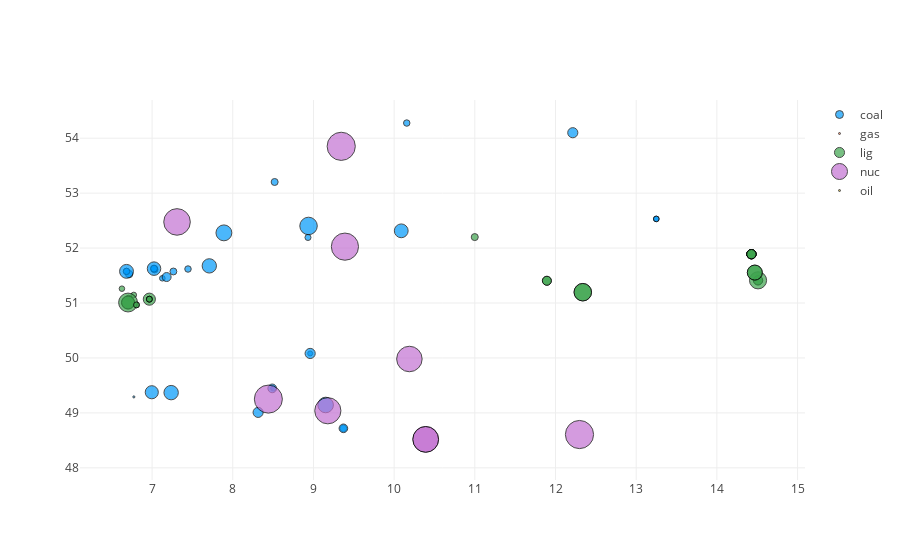

The code cell stored with this chart in its notebook:
### Markdown cell above
## Plotting the Plants

### Code cell
map=scatter(data["node_data"][indx("nodeno","plant_con","node_data"),:Long],data["node_data"][indx("nodeno","plant_con","node_data"),:Lat],ms=g_opt[:,1]./100,group=data["plant_con"][:fuel])
map

### Figure 1 — Plotly figure (JSON) as saved in the notebook; plotly's stock layout.template omitted (floating-point values rounded to 4 significant figures)
{"data": [{"colorbar": {"title": ""}, "marker": {"color": ["rgba(0, 154, 250, 1.000)", "rgba(0, 154, 250, 1.000)", "rgba(0, 154, 250, 1.000)", "rgba(0, 154, 250, 1.000)", "rgba(0, 154, 250, 1.000)", "rgba(0, 154, 250, 1.000)", "rgba(0, 154, 250, 1.000)", "rgba(0, 154, 250, 1.000)", "rgba(0, 154, 250, 1.000)", "rgba(0, 154, 250, 1.000)", "rgba(0, 154, 250, 1.000)", "rgba(0, 154, 250, 1.000)", "rgba(0, 154, 250, 1.000)", "rgba(0, 154, 250, 1.000)", "rgba(0, 154, 250, 1.000)", "rgba(0, 154, 250, 1.000)", "rgba(0, 154, 250, 1.000)", "rgba(0, 154, 250, 1.000)", "rgba(0, 154, 250, 1.000)", "rgba(0, 154, 250, 1.000)", "rgba(0, 154, 250, 1.000)", "rgba(0, 154, 250, 1.000)", "rgba(0, 154, 250, 1.000)", "rgba(0, 154, 250, 1.000)", "rgba(0, 154, 250, 1.000)", "rgba(0, 154, 250, 1.000)", "rgba(0, 154, 250, 1.000)", "rgba(0, 154, 250, 1.000)", "rgba(0, 154, 250, 1.000)", "rgba(0, 154, 250, 1.000)", "rgba(0, 154, 250, 1.000)", "rgba(0, 154, 250, 1.000)", "rgba(0, 154, 250, 1.000)", "rgba(0, 154, 250, 1.000)", "rgba(0, 154, 250, 1.000)", "rgba(0, 154, 250, 1.000)", "rgba(0, 154, 250, 1.000)", "rgba(0, 154, 250, 1.000)"], "line": {"color": ["rgba(0, 0, 0, 1.000)", "rgba(0, 0, 0, 1.000)", "rgba(0, 0, 0, 1.000)", "rgba(0, 0, 0, 1.000)", "rgba(0, 0, 0, 1.000)", "rgba(0, 0, 0, 1.000)", "rgba(0, 0, 0, 1.000)", "rgba(0, 0, 0, 1.000)", "rgba(0, 0, 0, 1.000)", "rgba(0, 0, 0, 1.000)", "rgba(0, 0, 0, 1.000)", "rgba(0, 0, 0, 1.000)", "rgba(0, 0, 0, 1.000)", "rgba(0, 0, 0, 1.000)", "rgba(0, 0, 0, 1.000)", "rgba(0, 0, 0, 1.000)", "rgba(0, 0, 0, 1.000)", "rgba(0, 0, 0, 1.000)", "rgba(0, 0, 0, 1.000)", "rgba(0, 0, 0, 1.000)", "rgba(0, 0, 0, 1.000)", "rgba(0, 0, 0, 1.000)", "rgba(0, 0, 0, 1.000)", "rgba(0, 0, 0, 1.000)", "rgba(0, 0, 0, 1.000)", "rgba(0, 0, 0, 1.000)", "rgba(0, 0, 0, 1.000)", "rgba(0, 0, 0, 1.000)", "rgba(0, 0, 0, 1.000)", "rgba(0, 0, 0, 1.000)", "rgba(0, 0, 0, 1.000)", "rgba(0, 0, 0, 1.000)", "rgba(0, 0, 0, 1.000)", "rgba(0, 0, 0, 1.000)", "rgba(0, 0, 0, 1.000)", "rgba(0, 0, 0, 1.000)", "rgba(0, 0, 0, 1.000)", "rgba(0, 0, 0, 1.000)"], "width": 1}, "size": [6.72, 8.66, 14.34, 5.64, 5.64, 14.42, 7, 6.9, 7.4, 2.12, 6.9, 6.9, 0, 6.9, 13.52, 4.98, 10.2, 15.56, 5.6, 8.98, 13.8, 15.88, 10.1, 6.46, 6.48, 2.787, 5.1, 0, 8.7, 17.5, 6.06, 13.12, 10.16, 0, 6.36, 6.44, 13.9, 0], "symbol": "circle"}, "mode": "markers", "name": "coal", "showlegend": true, "type": "scatter", "x": [9.371, 9.371, 7.709, 13.25, 13.25, 7.236, 8.519, 7.264, 6.715, 6.774, 7.031, 7.024, 7.024, 7.024, 7.024, 8.959, 8.959, 9.151, 7.127, 7.18, 10.09, 7.89, 8.314, 10.16, 7.445, 8.489, 8.501, 8.501, 8.489, 8.939, 8.932, 6.996, 12.21, 11.64, 6.683, 6.683, 6.683, 6.683], "xaxis": "x1", "y": [48.72, 48.72, 51.68, 52.53, 52.53, 49.37, 53.2, 51.57, 51.53, 49.29, 51.61, 51.63, 51.63, 51.63, 51.63, 50.08, 50.08, 49.14, 51.45, 51.47, 52.31, 52.28, 49.01, 54.28, 51.62, 49.45, 49.45, 49.45, 49.45, 52.4, 52.19, 49.38, 54.1, 48.18, 51.58, 51.58, 51.58, 51.58], "yaxis": "y1"}, {"colorbar": {"title": ""}, "marker": {"color": ["rgba(227, 111, 71, 1.000)", "rgba(227, 111, 71, 1.000)", "rgba(227, 111, 71, 1.000)", "rgba(227, 111, 71, 1.000)", "rgba(227, 111, 71, 1.000)", "rgba(227, 111, 71, 1.000)", "rgba(227, 111, 71, 1.000)", "rgba(227, 111, 71, 1.000)", "rgba(227, 111, 71, 1.000)", "rgba(227, 111, 71, 1.000)", "rgba(227, 111, 71, 1.000)", "rgba(227, 111, 71, 1.000)"], "line": {"color": ["rgba(0, 0, 0, 1.000)", "rgba(0, 0, 0, 1.000)", "rgba(0, 0, 0, 1.000)", "rgba(0, 0, 0, 1.000)", "rgba(0, 0, 0, 1.000)", "rgba(0, 0, 0, 1.000)", "rgba(0, 0, 0, 1.000)", "rgba(0, 0, 0, 1.000)", "rgba(0, 0, 0, 1.000)", "rgba(0, 0, 0, 1.000)", "rgba(0, 0, 0, 1.000)", "rgba(0, 0, 0, 1.000)"], "width": 1}, "size": [0, 0, 0, 0, 0, 0, 0, 0, 0, 0, 0, 0], "symbol": "circle"}, "mode": "markers", "name": "gas", "showlegend": true, "type": "scatter", "x": [8.409, 7.207, 7.931, 7.931, 8.314, 6.843, 7.309, 7.309, 7.309, 8.408, 9.53, 11.58], "xaxis": "x1", "y": [53.19, 53.34, 51.67, 51.67, 49.01, 50.86, 52.48, 52.48, 52.48, 49.53, 53.62, 48.76], "yaxis": "y1"}, {"colorbar": {"title": ""}, "marker": {"color": ["rgba(62, 164, 78, 1.000)", "rgba(62, 164, 78, 1.000)", "rgba(62, 164, 78, 1.000)", "rgba(62, 164, 78, 1.000)", "rgba(62, 164, 78, 1.000)", "rgba(62, 164, 78, 1.000)", "rgba(62, 164, 78, 1.000)", "rgba(62, 164, 78, 1.000)", "rgba(62, 164, 78, 1.000)", "rgba(62, 164, 78, 1.000)", "rgba(62, 164, 78, 1.000)", "rgba(62, 164, 78, 1.000)", "rgba(62, 164, 78, 1.000)", "rgba(62, 164, 78, 1.000)", "rgba(62, 164, 78, 1.000)", "rgba(62, 164, 78, 1.000)", "rgba(62, 164, 78, 1.000)", "rgba(62, 164, 78, 1.000)", "rgba(62, 164, 78, 1.000)", "rgba(62, 164, 78, 1.000)", "rgba(62, 164, 78, 1.000)", "rgba(62, 164, 78, 1.000)", "rgba(62, 164, 78, 1.000)", "rgba(62, 164, 78, 1.000)", "rgba(62, 164, 78, 1.000)", "rgba(62, 164, 78, 1.000)", "rgba(62, 164, 78, 1.000)", "rgba(62, 164, 78, 1.000)", "rgba(62, 164, 78, 1.000)", "rgba(62, 164, 78, 1.000)"], "line": {"color": ["rgba(0, 0, 0, 1.000)", "rgba(0, 0, 0, 1.000)", "rgba(0, 0, 0, 1.000)", "rgba(0, 0, 0, 1.000)", "rgba(0, 0, 0, 1.000)", "rgba(0, 0, 0, 1.000)", "rgba(0, 0, 0, 1.000)", "rgba(0, 0, 0, 1.000)", "rgba(0, 0, 0, 1.000)", "rgba(0, 0, 0, 1.000)", "rgba(0, 0, 0, 1.000)", "rgba(0, 0, 0, 1.000)", "rgba(0, 0, 0, 1.000)", "rgba(0, 0, 0, 1.000)", "rgba(0, 0, 0, 1.000)", "rgba(0, 0, 0, 1.000)", "rgba(0, 0, 0, 1.000)", "rgba(0, 0, 0, 1.000)", "rgba(0, 0, 0, 1.000)", "rgba(0, 0, 0, 1.000)", "rgba(0, 0, 0, 1.000)", "rgba(0, 0, 0, 1.000)", "rgba(0, 0, 0, 1.000)", "rgba(0, 0, 0, 1.000)", "rgba(0, 0, 0, 1.000)", "rgba(0, 0, 0, 1.000)", "rgba(0, 0, 0, 1.000)", "rgba(0, 0, 0, 1.000)", "rgba(0, 0, 0, 1.000)", "rgba(0, 0, 0, 1.000)"], "width": 1}, "size": [17.5, 17.5, 9.3, 9.3, 17.14, 5.68, 5.56, 7.04, 5.54, 5.76, 5.84, 12.14, 12.08, 5.94, 5.98, 12.96, 13.06, 18.88, 5.88, 5.9, 9.3, 9.3, 9.3, 9.3, 9.3, 9.3, 9, 9, 15, 15], "symbol": "circle"}, "mode": "markers", "name": "lig", "showlegend": true, "type": "scatter", "x": [12.34, 12.34, 14.51, 14.51, 14.51, 6.709, 6.773, 11.0, 6.626, 6.966, 6.966, 6.966, 6.702, 6.806, 6.966, 6.702, 6.702, 6.702, 6.806, 6.966, 14.43, 14.43, 14.43, 14.43, 14.43, 14.43, 11.89, 11.89, 14.47, 14.47], "xaxis": "x1", "y": [51.2, 51.2, 51.41, 51.41, 51.41, 51.09, 51.15, 52.2, 51.26, 51.07, 51.07, 51.07, 51.01, 50.97, 51.07, 51.01, 51.01, 51.01, 50.97, 51.07, 51.89, 51.89, 51.89, 51.89, 51.89, 51.89, 51.41, 51.41, 51.55, 51.55], "yaxis": "y1"}, {"colorbar": {"title": ""}, "marker": {"color": ["rgba(195, 113, 210, 1.000)", "rgba(195, 113, 210, 1.000)", "rgba(195, 113, 210, 1.000)", "rgba(195, 113, 210, 1.000)", "rgba(195, 113, 210, 1.000)", "rgba(195, 113, 210, 1.000)", "rgba(195, 113, 210, 1.000)", "rgba(195, 113, 210, 1.000)", "rgba(195, 113, 210, 1.000)"], "line": {"color": ["rgba(0, 0, 0, 1.000)", "rgba(0, 0, 0, 1.000)", "rgba(0, 0, 0, 1.000)", "rgba(0, 0, 0, 1.000)", "rgba(0, 0, 0, 1.000)", "rgba(0, 0, 0, 1.000)", "rgba(0, 0, 0, 1.000)", "rgba(0, 0, 0, 1.000)", "rgba(0, 0, 0, 1.000)"], "width": 1}, "size": [28.2, 27.2, 28.2, 25.5, 25.68, 25.76, 26.58, 26.2, 28.04], "symbol": "circle"}, "mode": "markers", "name": "nuc", "showlegend": true, "type": "scatter", "x": [9.344, 9.39, 12.3, 10.19, 10.39, 10.39, 7.309, 9.178, 8.441], "xaxis": "x1", "y": [53.85, 52.03, 48.61, 49.98, 48.52, 48.52, 52.48, 49.04, 49.25], "yaxis": "y1"}, {"colorbar": {"title": ""}, "marker": {"color": ["rgba(172, 142, 24, 1.000)", "rgba(172, 142, 24, 1.000)", "rgba(172, 142, 24, 1.000)", "rgba(172, 142, 24, 1.000)", "rgba(172, 142, 24, 1.000)", "rgba(172, 142, 24, 1.000)", "rgba(172, 142, 24, 1.000)", "rgba(172, 142, 24, 1.000)", "rgba(172, 142, 24, 1.000)"], "line": {"color": ["rgba(0, 0, 0, 1.000)", "rgba(0, 0, 0, 1.000)", "rgba(0, 0, 0, 1.000)", "rgba(0, 0, 0, 1.000)", "rgba(0, 0, 0, 1.000)", "rgba(0, 0, 0, 1.000)", "rgba(0, 0, 0, 1.000)", "rgba(0, 0, 0, 1.000)", "rgba(0, 0, 0, 1.000)"], "width": 1}, "size": [0, 0, 0, 0, 0, 0, 0, 0, 0], "symbol": "circle"}, "mode": "markers", "name": "oil", "showlegend": true, "type": "scatter", "x": [9.202, 9.202, 9.202, 9.202, 11.51, 11.51, 6.724, 6.724, 9.195], "xaxis": "x1", "y": [53.9, 53.9, 53.9, 53.9, 48.76, 48.76, 51.36, 51.36, 48.91], "yaxis": "y1"}], "layout": {"fields": {"annotations": [], "height": 400, "legend": {"bgcolor": "rgba(255, 255, 255, 1.000)", "bordercolor": "rgba(0, 0, 0, 1.000)", "font": {"color": "rgba(0, 0, 0, 1.000)", "family": "sans-serif", "size": 11}, "x": 1, "y": 1}, "margin": {"b": 20, "l": 0, "r": 0, "t": 20}, "paper_bgcolor": "rgba(255, 255, 255, 1.000)", "plot_bgcolor": "rgba(255, 255, 255, 1.000)", "showlegend": true, "width": 600, "xaxis1": {"anchor": "y1", "domain": [0.03619, 0.9934], "gridcolor": "rgba(0, 0, 0, 0.100)", "gridwidth": 0.5, "linecolor": "rgba(0, 0, 0, 1.000)", "mirror": false, "range": [6.389, 14.75], "showgrid": true, "showline": true, "showticklabels": true, "tickangle": 0, "tickcolor": "rgb(0, 0, 0)", "tickfont": {"color": "rgba(0, 0, 0, 1.000)", "family": "sans-serif", "size": 11}, "tickmode": "array", "ticks": "inside", "ticktext": ["8", "10", "12", "14"], "tickvals": [8, 10, 12, 14], "title": "", "titlefont": {"color": "rgba(0, 0, 0, 1.000)", "family": "sans-serif", "size": 15}, "type": "-", "visible": true, "zeroline": false, "zerolinecolor": "rgba(0, 0, 0, 1.000)"}, "yaxis1": {"anchor": "x1", "domain": [0.03762, 0.9902], "gridcolor": "rgba(0, 0, 0, 0.100)", "gridwidth": 0.5, "linecolor": "rgba(0, 0, 0, 1.000)", "mirror": false, "range": [48.0, 54.46], "showgrid": true, "showline": true, "showticklabels": true, "tickangle": 0, "tickcolor": "rgb(0, 0, 0)", "tickfont": {"color": "rgba(0, 0, 0, 1.000)", "family": "sans-serif", "size": 11}, "tickmode": "array", "ticks": "inside", "ticktext": ["48", "49", "50", "51", "52", "53", "54"], "tickvals": [48, 49, 50, 51, 52, 53, 54], "title": "", "titlefont": {"color": "rgba(0, 0, 0, 1.000)", "family": "sans-serif", "size": 15}, "type": "-", "visible": true, "zeroline": false, "zerolinecolor": "rgba(0, 0, 0, 1.000)"}}}}
